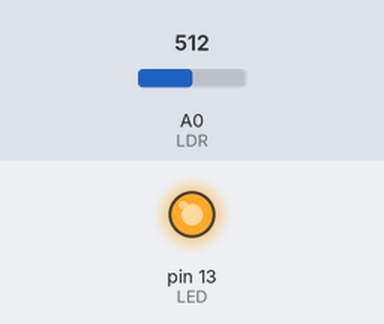
A sketch run on a simulated Arduino Uno, built with avr-gcc and run on an emulated ATmega328P. On the bench: output pins drawn as LEDs (lit = HIGH). The test bench sets the inputs (shaded band); at power-on: A0 (LDR) = 512.

Above: at 2.7 s.
2.8 s: A0 (LDR) set to 309
4.4 s: A0 (LDR) set to 288
At 5.2 s:
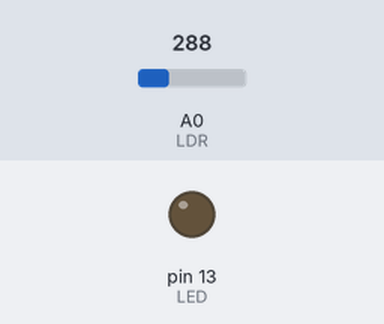
6.4 s: A0 (LDR) set to 306
At 8.0 s:
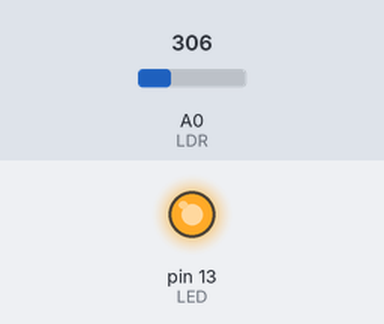
8.3 s: A0 (LDR) set to 122
At 9.7 s:
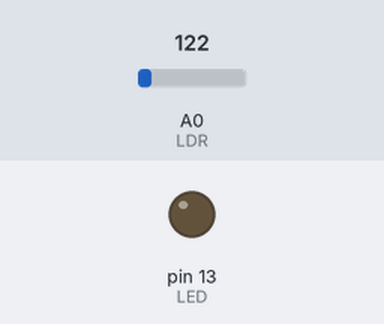
Timing chart, 0 to 11.2 s (numbered marks = the images above; inputs shaded):
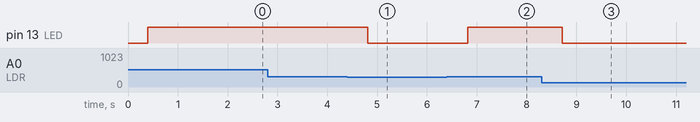

Measured:
- the behaviour switches between 300 and 299 on A0 (LDR) (found by bisection; images 0 and 1)
- after the input at 2.8 s, every drawn part: stays the same
- after the input at 4.4 s, pin 13 (LED): HIGH → LOW after 0.41 s
- after the input at 6.4 s, pin 13 (LED): LOW → HIGH after 0.42 s
- after the input at 8.3 s, pin 13 (LED): HIGH → LOW after 0.42 s

The sketch:

digi.ino
```cpp
#define N_DIGI 1

#define LIGHT_UMB 300
#define L_CONT 5
#define LED 13
#define LDR A0


char letra=0;
char n_letra=0;
int n=0;


void setup()
{
  Serial.begin(9600);

  pinMode(LED, OUTPUT);
  pinMode(LDR, INPUT);
}

void loop()
{
  //Si el puerto está disponible y
  if (Serial.available()){
    if(letra!=n_letra){
      Serial.print(N_DIGI);
      Serial.println(n_letra);
      letra=n_letra;
    }
  }

  // Contador para cambiar de estado y no cambiar con cualquier pico de valor
  if (analogRead(LDR) > LIGHT_UMB && n<L_CONT) n++;
  else if(analogRead(LDR) < LIGHT_UMB && n>0) n--;


  if(n==L_CONT)
  {
      n_letra='H';
      digitalWrite(LED, HIGH);
  }
  else if(n==0)
  {
      n_letra='L';
      digitalWrite(LED, LOW);
  }


  delay(100);
}
```
